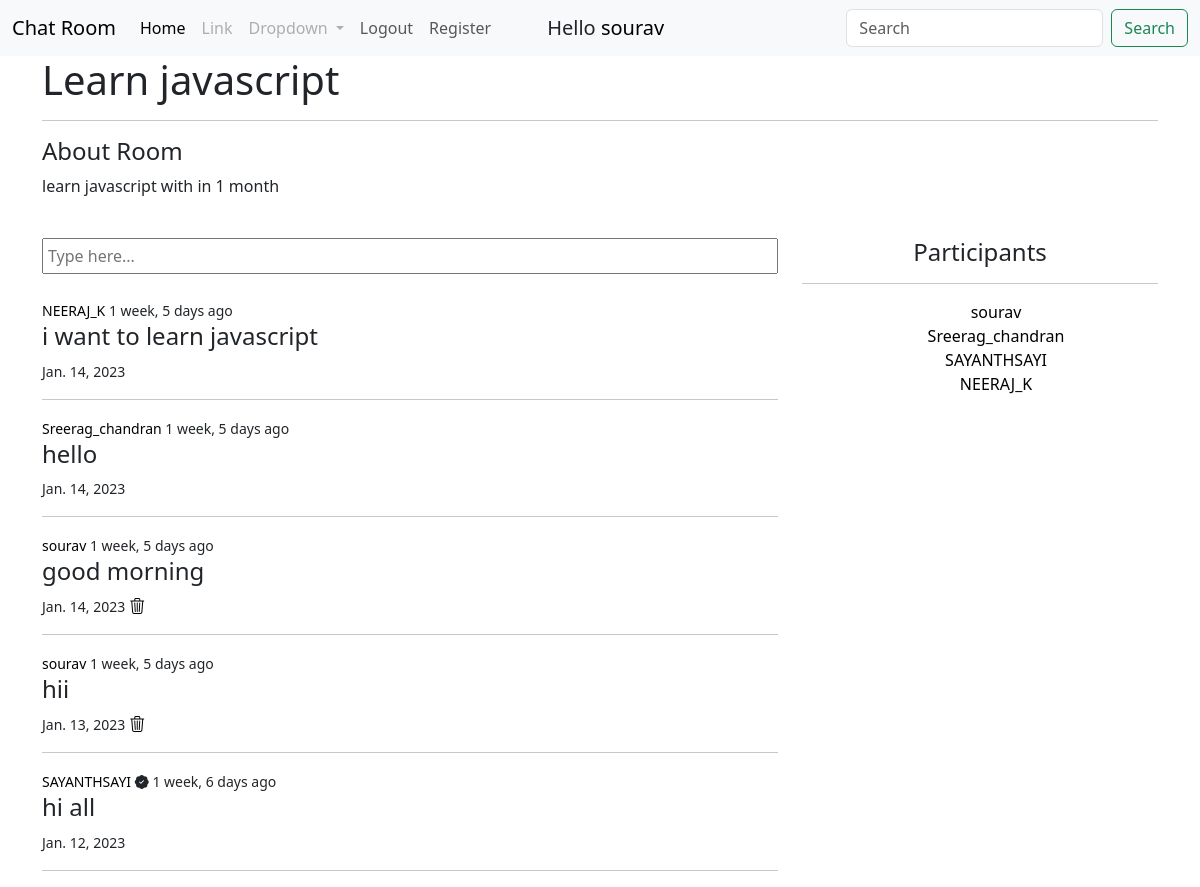
The page /rooms/8/ (signed in) on the database as committed earlier.
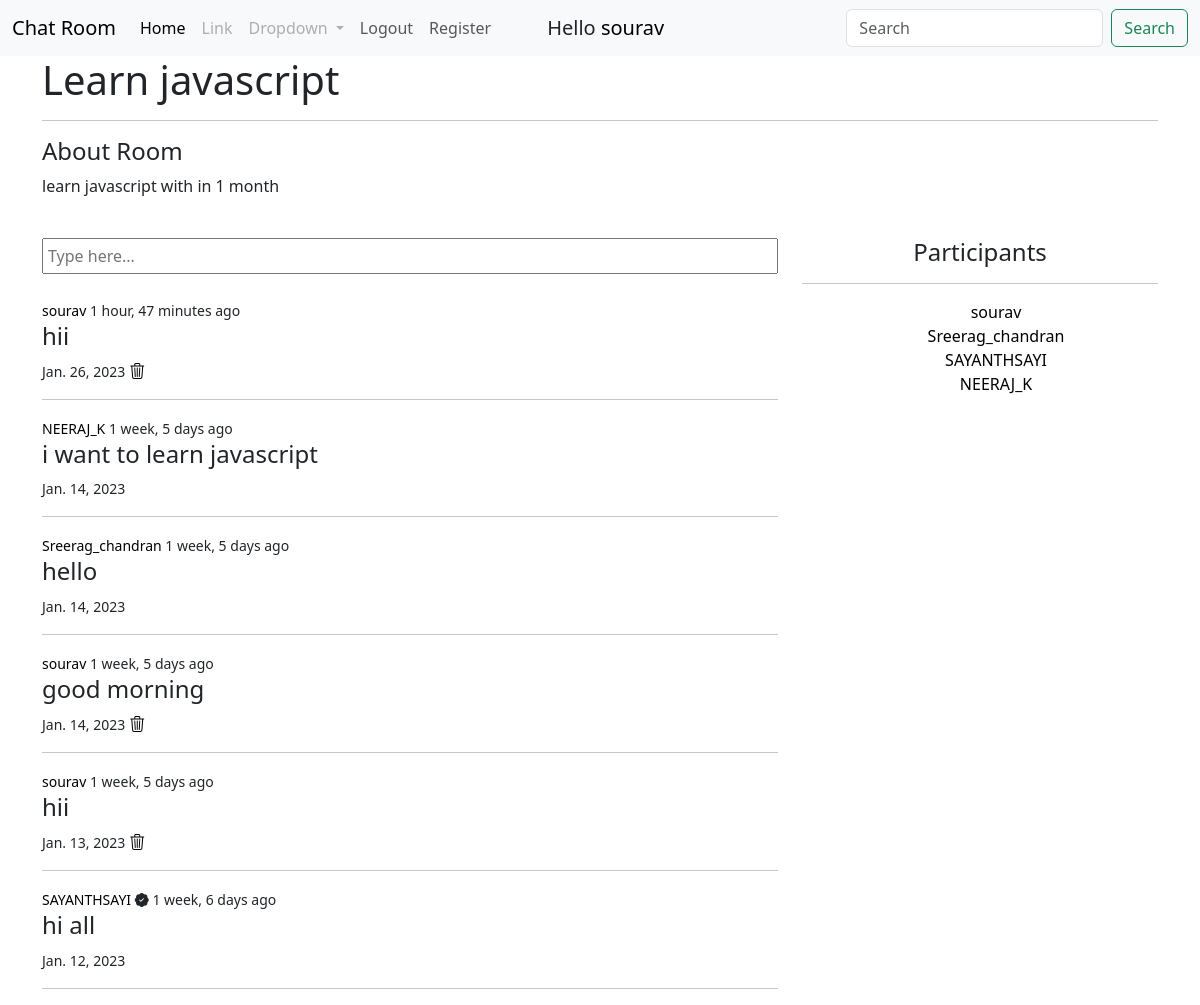
The same page on the database as committed later.
### base/models.py (models this page shows, shortened)
class Messages(models.Model):
    user=models.ForeignKey(User,on_delete=models.CASCADE)
    room=models.ForeignKey(Room,on_delete=models.CASCADE)
    body=models.TextField()
    updated=models.DateTimeField(auto_now=True)
    created=models.DateTimeField(auto_now_add=True)
    class Meta:
        ordering=['-created']

### user/models.py (models this page shows)
class User(AbstractUser):
    email=models.EmailField(unique=True,null=True)
    bio=models.TextField(null=True)
    mobile=models.CharField(max_length=10,null=True)
    avatar=models.ImageField(null=True,default='default_user.png')
    def __str__(self):
        return self.username
    USERNAME_FIELD='email'
    REQUIRED_FIELDS=[]

### base/views.py (the view, shortened to what this page needs)
# urls.py: path('rooms/<str:pk>/',views.rooms,name='rooms'),
@login_required(login_url='login')
def rooms(request,pk):
    rooms=Room.objects.get(id=pk)
    room_messages=rooms.messages_set.all()
    participants=rooms.participants.all()
    context={'rooms':rooms,'room_messages':room_messages,'participants':participants}
    return render(request,'room.html',context)

### base/templates/room.html (shortened to what this page needs)
{% extends 'main.html' %}
{% block content %}
<div class='container-sm'>
    <h1>{{rooms.name}}</h1>
    <hr>
    <h4>About Room</h4>
    <p>{{rooms.description}}</p>
    <br>
</div>
<div class='container-sm'>
    <div class='row'>
        <div class='col-8'>
            {% if request.user.is_authenticated %}
                    <form  method='POST' action=''>
                        <input type='text' class='container-sm p-1' id='msgbox' placeholder='Type here...' name='body' />
                    </form>
                {% endif %}
                <br>
                {% for message in room_messages %}
                <div>
                    <small><a href={% url 'userprofile' message.user.id %}>{{message.user}}</a> {% if message.user == rooms.host %}<i class="bi bi-patch-check-fill"></i>{% endif %} {{message.created|timesince}} ago</small>
                    <h4>{{message.body}}</h4>
                    <small>{{message.created|date}}</small>
                    {% if request.user == message.user %}
                        <a href={% url 'deletemessage' message.id %}><i class="bi bi-trash3"></i></a>
                    {% endif %}
                    <hr>
                </div>
            {% endfor %}
        </div>
        <div class='col-4'>
            <h4 class='text-center'>Participants</h4>
            <hr>
            <div class='text-center'>
                <ul type='none'>
                {% for users in participants  %}
                        <li><a href={% url 'userprofile' users.id %}>{{users.username}}</a></li>
                {% endfor %}
                </ul>
            </div>
        </div>
    </div>
</div>
{% endblock content %}

### templates/navbar.html (shortened to what this page needs)
<nav class="navbar navbar-expand-lg bg-body-tertiary">
    <div class="container-fluid">
      <a class="navbar-brand" href="/">Chat Room</a>
      <div class="collapse navbar-collapse" id="navbarSupportedContent">
        <ul class="navbar-nav me-auto mb-2 mb-lg-0">
          <li class="nav-item">
            <a class="nav-link active" aria-current="page" href="/">Home</a>
          </li>
          <li class="nav-item">
            <a class="nav-link disabled" href="#">Link</a>
          </li>
          <li class="nav-item dropdown ">
            <a class="disabled nav-link dropdown-toggle" href="#" role="button" data-bs-toggle="dropdown" aria-expanded="false">
              Dropdown
            </a>
          </li>
          {% if request.user.is_authenticated %}
          <li class="nav-item">
            <a class="nav-link" href={% url 'logout' %}>Logout</a>
          </li>
          {% else %}
          <li class="nav-item">
            <a class="nav-link" href={% url 'login' %}>Login</a>
          </li>
          {% endif %}
          <li class="nav-item">
            <a class="nav-link" href={% url 'register' %}>Register</a>
          </li>
          <li class="nav-item mx-5 mt-2">
            {% if request.user.is_authenticated %}
            <h5>Hello <a href={% url 'userprofile' user.id %}>{{request.user}}</a></h5>
            {% endif %}
          </li>
        </ul>
        <form class="d-flex" role="search" method='GET' action={% url 'home' %}>
          <input class="form-control me-2" type="search" placeholder="Search" aria-label="Search" name='q'>
          <button class="btn btn-outline-success" type="submit">Search</button>
      </div>
    </div>
  </nav>

Rows that differ between the two databases and show on the page:
added Messages: user "sourav", created "1 hour, 47 minutes", body "hii", created "Jan. 26, 2023"
